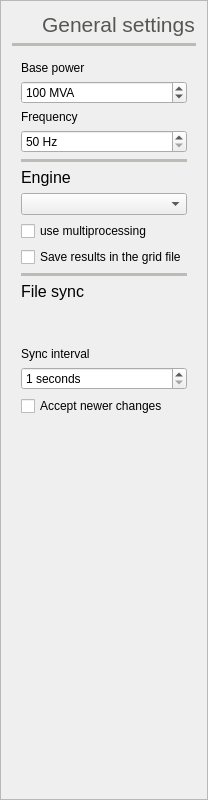
         <widget class="QFrame" name="frame_7">
          <property name="frameShape">
           <enum>QFrame::StyledPanel</enum>
          </property>
          <property name="frameShadow">
           <enum>QFrame::Raised</enum>
          </property>
          <layout class="QVBoxLayout" name="verticalLayout_12">
           <item>
            <widget class="QFrame" name="frame_41">
             <property name="frameShape">
              <enum>QFrame::NoFrame</enum>
             </property>
             <property name="frameShadow">
              <enum>QFrame::Raised</enum>
             </property>
             <layout class="QHBoxLayout" name="horizontalLayout_13">
              <property name="leftMargin">
               <number>0</number>
              </property>
              <property name="topMargin">
               <number>0</number>
              </property>
              <property name="rightMargin">
               <number>0</number>
              </property>
              <property name="bottomMargin">
               <number>0</number>
              </property>
              <item>
               <widget class="QLabel" name="label_68">
                <property name="minimumSize">
                 <size>
                  <width>24</width>
                  <height>24</height>
                 </size>
                </property>
                <property name="maximumSize">
                 <size>
                  <width>24</width>
                  <height>24</height>
                 </size>
                </property>
                <property name="text">
                 <string/>
                </property>
                <property name="pixmap">
                 <pixmap resource="icons.qrc">:/Icons/icons/gear.svg</pixmap>
                </property>
                <property name="scaledContents">
                 <bool>true</bool>
                </property>
               </widget>
              </item>
              <item>
               <widget class="QLabel" name="label_69">
                <property name="palette">
                 <palette>
                  <active>
                   <colorrole role="WindowText">
                    <brush brushstyle="SolidPattern">
                     <color alpha="255">
                      <red>85</red>
                      <green>87</green>
                      <blue>83</blue>
                     </color>
                    </brush>
                   </colorrole>
                  </active>
                  <inactive>
                   <colorrole role="WindowText">
                    <brush brushstyle="SolidPattern">
                     <color alpha="255">
                      <red>85</red>
                      <green>87</green>
                      <blue>83</blue>
                     </color>
                    </brush>
                   </colorrole>
                  </inactive>
                  <disabled>
                   <colorrole role="WindowText">
                    <brush brushstyle="SolidPattern">
                     <color alpha="255">
                      <red>190</red>
                      <green>190</green>
                      <blue>190</blue>
                     </color>
                    </brush>
                   </colorrole>
                  </disabled>
                 </palette>
                </property>
                <property name="font">
                 <font>
                  <pointsize>16</pointsize>
                 </font>
                </property>
                <property name="text">
                 <string>General settings</string>
                </property>
                <property name="alignment">
                 <set>Qt::AlignBottom|Qt::AlignLeading|Qt::AlignLeft</set>
                </property>
               </widget>
              </item>
             </layout>
            </widget>
           </item>
           <item>
            <widget class="Line" name="line_5">
             <property name="palette">
              <palette>
               <active>
                <colorrole role="WindowText">
                 <brush brushstyle="SolidPattern">
                  <color alpha="255">
                   <red>186</red>
                   <green>189</green>
                   <blue>182</blue>
                  </color>
                 </brush>
                </colorrole>
               </active>
               <inactive>
                <colorrole role="WindowText">
                 <brush brushstyle="SolidPattern">
                  <color alpha="255">
                   <red>186</red>
                   <green>189</green>
                   <blue>182</blue>
                  </color>
                 </brush>
                </colorrole>
               </inactive>
               <disabled>
                <colorrole role="WindowText">
                 <brush brushstyle="SolidPattern">
                  <color alpha="255">
                   <red>190</red>
                   <green>190</green>
                   <blue>190</blue>
                  </color>
                 </brush>
                </colorrole>
               </disabled>
              </palette>
             </property>
             <property name="frameShadow">
              <enum>QFrame::Plain</enum>
             </property>
             <property name="lineWidth">
              <number>4</number>
             </property>
             <property name="orientation">
              <enum>Qt::Horizontal</enum>
             </property>
            </widget>
           </item>
           <item>
            <widget class="QFrame" name="frame_25">
             <property name="frameShape">
              <enum>QFrame::NoFrame</enum>
             </property>
             <property name="frameShadow">
              <enum>QFrame::Raised</enum>
             </property>
             <layout class="QVBoxLayout" name="verticalLayout_17">
              <item>
               <widget class="QLabel" name="label_57">
                <property name="text">
                 <string>Base power</string>
                </property>
               </widget>
              </item>
              <item>
               <widget class="QDoubleSpinBox" name="sbase_doubleSpinBox">
                <property name="suffix">
                 <string> MVA</string>
                </property>
                <property name="decimals">
                 <number>0</number>
                </property>
                <property name="minimum">
                 <double>1.000000000000000</double>
                </property>
                <property name="maximum">
                 <double>10000000000000000000.000000000000000</double>
                </property>
                <property name="value">
                 <double>100.000000000000000</double>
                </property>
               </widget>
              </item>
              <item>
               <widget class="QLabel" name="label_58">
                <property name="text">
                 <string>Frequency</string>
                </property>
               </widget>
              </item>
              <item>
               <widget class="QDoubleSpinBox" name="fbase_doubleSpinBox">
                <property name="suffix">
                 <string> Hz</string>
                </property>
                <property name="decimals">
                 <number>0</number>
                </property>
                <property name="minimum">
                 <double>50.000000000000000</double>
                </property>
                <property name="maximum">
                 <double>60.000000000000000</double>
                </property>
                <property name="singleStep">
                 <double>10.000000000000000</double>
                </property>
               </widget>
              </item>
              <item>
               <widget class="Line" name="line_19">
                <property name="palette">
                 <palette>
                  <active>
                   <colorrole role="WindowText">
                    <brush brushstyle="SolidPattern">
                     <color alpha="255">
                      <red>186</red>
                      <green>189</green>
                      <blue>182</blue>
                     </color>
                    </brush>
                   </colorrole>
                  </active>
                  <inactive>
                   <colorrole role="WindowText">
                    <brush brushstyle="SolidPattern">
                     <color alpha="255">
                      <red>186</red>
                      <green>189</green>
                      <blue>182</blue>
                     </color>
                    </brush>
                   </colorrole>
                  </inactive>
                  <disabled>
                   <colorrole role="WindowText">
                    <brush brushstyle="SolidPattern">
                     <color alpha="255">
                      <red>190</red>
                      <green>190</green>
                      <blue>190</blue>
                     </color>
                    </brush>
                   </colorrole>
                  </disabled>
                 </palette>
                </property>
                <property name="frameShadow">
                 <enum>QFrame::Plain</enum>
                </property>
                <property name="lineWidth">
                 <number>4</number>
                </property>
                <property name="orientation">
                 <enum>Qt::Horizontal</enum>
                </property>
               </widget>
              </item>
              <item>
               <widget class="QLabel" name="label_31">
                <property name="font">
                 <font>
                  <pointsize>12</pointsize>
                 </font>
                </property>
                <property name="text">
                 <string>Engine</string>
                </property>
               </widget>
              </item>
              <item>
               <widget class="QComboBox" name="engineComboBox"/>
              </item>
              <item>
               <widget class="QCheckBox" name="use_multiprocessing_checkBox">
                <property name="text">
                 <string>use multiprocessing</string>
                </property>
               </widget>
              </item>
              <item>
               <widget class="QCheckBox" name="saveResultsCheckBox">
                <property name="text">
                 <string>Save results in the grid file</string>
                </property>
               </widget>
              </item>
              <item>
               <widget class="Line" name="line_25">
                <property name="palette">
                 <palette>
                  <active>
                   <colorrole role="WindowText">
                    <brush brushstyle="SolidPattern">
                     <color alpha="255">
                      <red>186</red>
                      <green>189</green>
                      <blue>182</blue>
                     </color>
                    </brush>
                   </colorrole>
                  </active>
                  <inactive>
                   <colorrole role="WindowText">
                    <brush brushstyle="SolidPattern">
                     <color alpha="255">
                      <red>186</red>
                      <green>189</green>
                      <blue>182</blue>
                     </color>
                    </brush>
                   </colorrole>
                  </inactive>
                  <disabled>
                   <colorrole role="WindowText">
                    <brush brushstyle="SolidPattern">
                     <color alpha="255">
                      <red>190</red>
                      <green>190</green>
                      <blue>190</blue>
                     </color>
                    </brush>
                   </colorrole>
                  </disabled>
                 </palette>
                </property>
                <property name="frameShadow">
                 <enum>QFrame::Plain</enum>
                </property>
                <property name="lineWidth">
                 <number>4</number>
                </property>
                <property name="orientation">
                 <enum>Qt::Horizontal</enum>
                </property>
               </widget>
              </item>
              <item>
               <widget class="QLabel" name="label_109">
                <property name="font">
                 <font>
                  <pointsize>12</pointsize>
                 </font>
                </property>
                <property name="text">
                 <string>File sync</string>
                </property>
               </widget>
              </item>
              <item>
               <widget class="QLabel" name="user_name_label">
                <property name="toolTip">
                 <string>Model user to store in the file saving.</string>
                </property>
                <property name="text">
                 <string/>
                </property>
               </widget>
              </item>
              <item>
               <widget class="QLabel" name="model_version_label">
                <property name="toolTip">
                 <string>Current model version. Increases with every model saving.</string>
                </property>
                <property name="text">
                 <string/>
                </property>
               </widget>
              </item>
              <item>
               <widget class="QLabel" name="label_39">
                <property name="text">
                 <string>&lt;html&gt;&lt;head/&gt;&lt;body&gt;&lt;p&gt;Sync interval&lt;/p&gt;&lt;/body&gt;&lt;/html&gt;</string>
                </property>
               </widget>
              </item>
              <item>
               <widget class="QSpinBox" name="sync_interval_spinBox">
                <property name="toolTip">
                 <string>Interval in minutes to save the model when the mode syncronization is activated</string>
                </property>
                <property name="suffix">
                 <string> seconds</string>
                </property>
                <property name="minimum">
                 <number>1</number>
                </property>
                <property name="maximum">
                 <number>99999999</number>
                </property>
               </widget>
              </item>
              <item>
               <widget class="QCheckBox" name="accept_newer_changes_checkBox">
                <property name="text">
                 <string>Accept newer changes</string>
                </property>
               </widget>
              </item>
             </layout>
            </widget>
           </item>
           <item>
            <spacer name="verticalSpacer_3">
             <property name="orientation">
              <enum>Qt::Vertical</enum>
             </property>
             <property name="sizeHint" stdset="0">
              <size>
               <width>20</width>
               <height>363</height>
              </size>
             </property>
            </spacer>
           </item>
          </layout>
         </widget>
